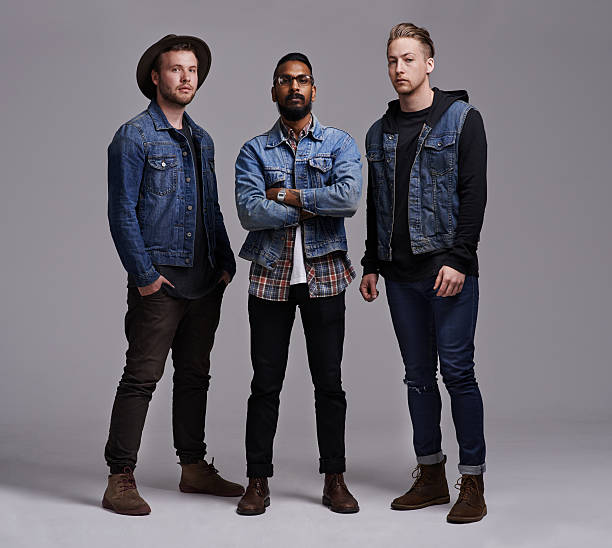
#> input picture assets/group.jpg, 612 x 548 px
$ python testRemoval.py
#> lines starting #> are read from the running program, lines starting #| are printed output that depends on the picture; after the words box and inside, x2 and y2 are one past the last pixel; in counts of white or black regions, pixels touching at a corner belong together
import cv2
import numpy as np

def remove_person(image_path, marked_coordinates):
    # Read the image
#> called with image_path = './assets/sisters.jpeg', marked_coordinates = (100, 30, 135, 490)
    image = cv2.imread('./assets/group.jpg')
#> image is the input picture: shape (548, 612, 3); mean B, G, R 114.3, 106.3, 110.1

    # Create a binary mask
    mask = np.ones_like(image)
    x, y, w, h = marked_coordinates
    mask[y:y+h, x:x+w] = 0

    # Convert mask to 8-bit 1-channel image
    mask = (mask * 255).astype(np.uint8)
    mask = cv2.cvtColor(mask, cv2.COLOR_BGR2GRAY)

    # Invert the mask to focus inpainting only on the specified coordinates
    mask_inv = cv2.bitwise_not(mask)

    # Set the marked area in the result to black
    result = image.copy()
    result[y:y+h, x:x+w] = 0
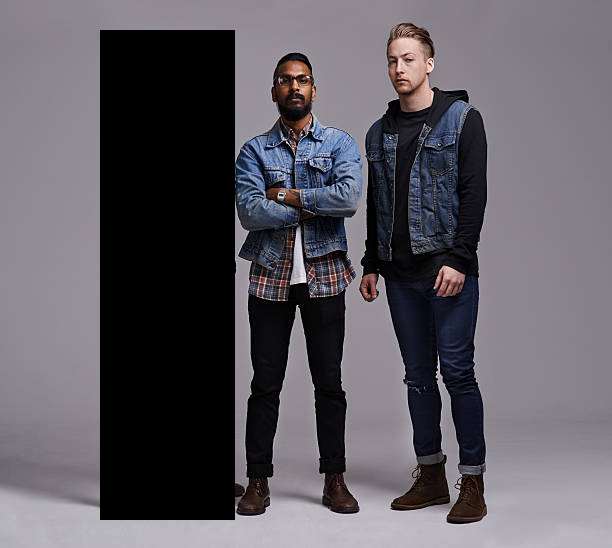
#> result: shape (548, 612, 3); 19.7% of pixels changed, all inside (x1, y1, x2, y2) = (100, 30, 235, 520)

    # Inpainting to fill the masked area with background content
    result = cv2.inpaint(result, mask_inv, inpaintRadius=20, flags=cv2.INPAINT_TELEA)
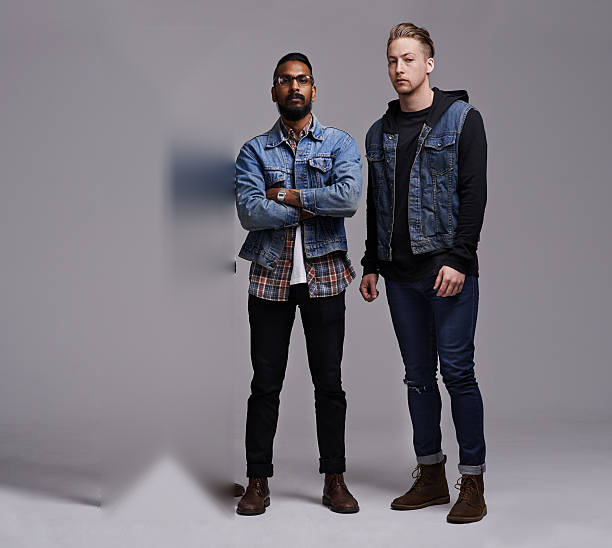
#> result: shape (548, 612, 3); mean B, G, R 126.3, 118.4, 122.4

    # Apply median blur to improve background quality
    result = cv2.medianBlur(result, 1)  # You can adjust the kernel size (e.g., 3, 5, 7) based on your preference

    # Display or save the result
    cv2.imshow('Original Image', image)
    cv2.imshow('Result Image', result)
    cv2.waitKey(0)
    cv2.destroyAllWindows()

    # Optionally, save the result to a file
    cv2.imwrite('result_image.jpg', result)

# Example usage
image_path = './assets/sisters.jpeg'
marked_coordinates = (100, 30, 135, 490)
remove_person(image_path, marked_coordinates)

$ run again, with assets/20240115012404_image.jpg copied over assets/group.jpg
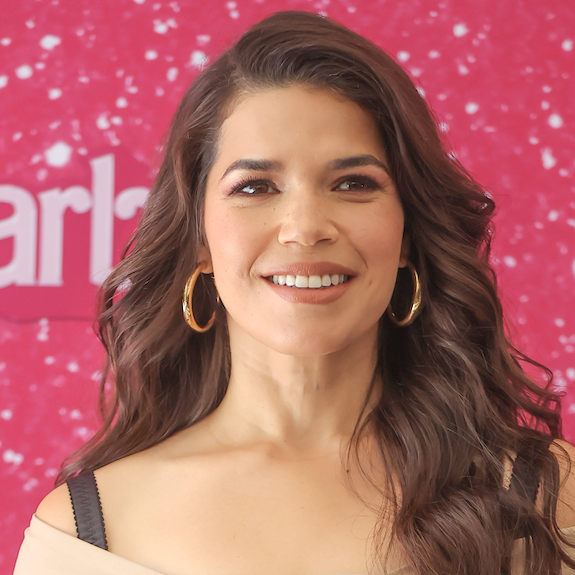
#> input picture assets/20240115012404_image.jpg, 575 x 575 px
#> in remove_person, image is the input picture: shape (575, 575, 3); mean B, G, R 101.3, 102.7, 172.8
#> in remove_person, `result[y:y+h, x:x+w] = 0`:
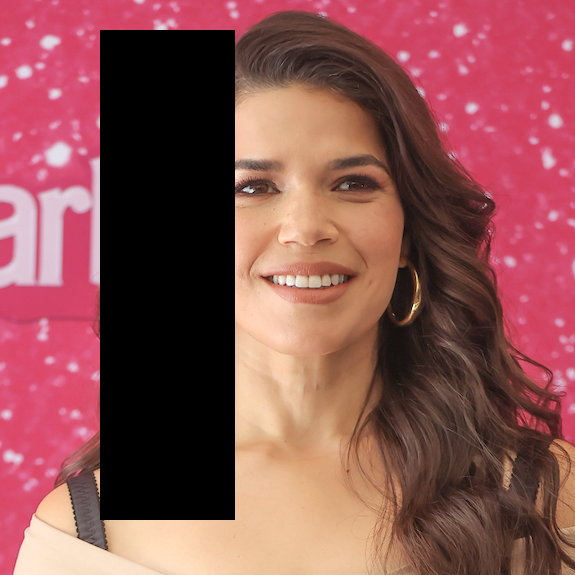
#> result: shape (575, 575, 3); mean B, G, R 81, 81.4, 139.8
#> in remove_person, `result = cv2.inpaint(result, mask_inv, inpaintRadius=20, flags=cv2.INP..`:
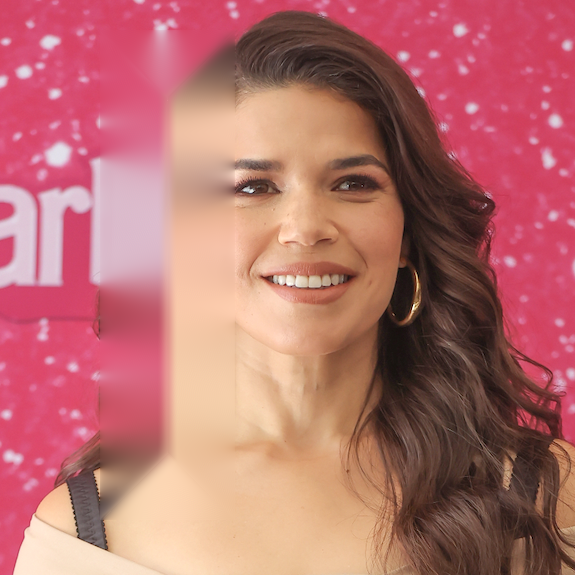
#> result: shape (575, 575, 3); mean B, G, R 110.2, 111.6, 183.4
